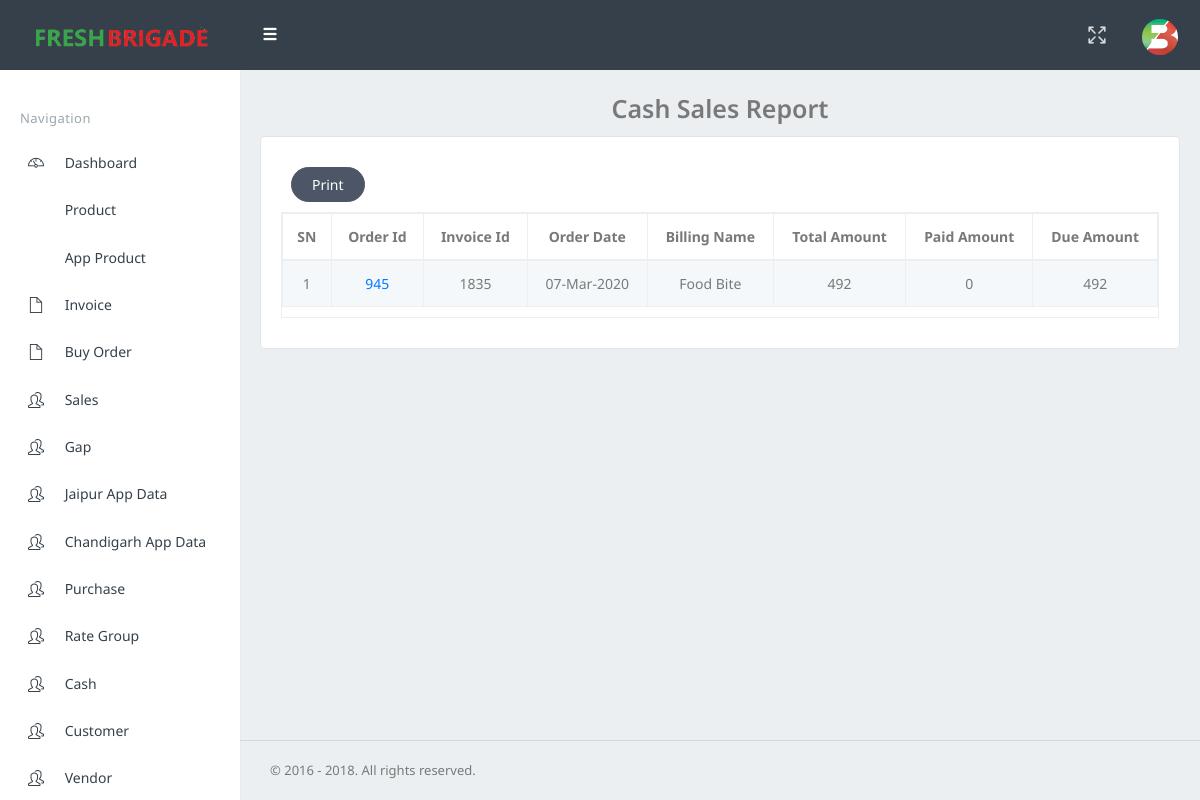
Page /sale-order-details.php?code=CUST1049 (signed in) on the committed database.
### tables this page shows
CREATE TABLE `order_info` (
  `sn` int(11) NOT NULL,
  `order_id` text NOT NULL,
  `cust_id` text NOT NULL,
  `billing_name` text NOT NULL,
  `order_status` text NOT NULL,
  `payment_method` text NOT NULL,
  `total_amount` text NOT NULL,
  `pending_amount` text NOT NULL,
  `paid_amount` text NOT NULL,
  `order_date` text NOT NULL
);

CREATE TABLE `bill_info` (
  `sn` int(11) NOT NULL,
  `invoice_id` text NOT NULL,
  `order_id` text NOT NULL,
  `billing_name` text NOT NULL,
  `order_date` text NOT NULL
);

### sale-order-details.php (the view, shortened to what this page needs)
<!DOCTYPE html>
<html>
    <?php
$custId=$_GET["code"];
include("common/connect.php");
$query2= mysqli_query($con,"SELECT order_info.order_id,order_info.cust_id,order_info.billing_name,order_info.total_amount,order_info.pending_amount,order_info.paid_amount,order_info.order_date ,bill_info.invoice_id FROM order_info
INNER JOIN bill_info ON  order_info.order_id=bill_info.order_id
 WHERE order_info.cust_id='$custId'
ORDER BY order_info.sn DESC");
    ?>
<head>
        <link href="assets/css/bootstrap.min.css" rel="stylesheet" type="text/css" />
        <link href="assets/css/icons.css" rel="stylesheet" type="text/css" />
        <link href="assets/css/style.css" rel="stylesheet" type="text/css" />
    </head>
    <body class="fixed-left">
        <div id="wrapper">
            <?php
                include("common/header.php");
            ?>
         <?php
                        include("common/sidebar.php");
                    ?>
            <div class="content-page">
                <div class="content">
                    <div class="container-fluid">
<div class="row" >
    									  <div class="col-lg-12" align="center" >
										 <label style="font-size:25px;">Cash Sales Report</label>
										 </div>
										 </div>
                                <div class="card-box">
                                 <div class="panel-footer"  > <button class="btn btn-inverse btn-rounded waves-effect waves-light" onClick=" PrintElem('wp--')" style="margin:10px;">Print</button> </div>
                                   <div class="row"  id="wp--">
                            <div class="col-sm-12">
                                    <div class="table table-bordered table-responsive" data-pattern="priority-columns">
                                    <table class="table table-striped add-edit-table" id="datatable-editable">
                                        <thead>
                                        <tr>
											<th style="text-align:center">SN </th>
                                            <th style="text-align:center">Order Id </th>
                                             <th style="text-align:center">Invoice Id </th>
                                             <th style="text-align:center">Order Date</th>
                                            <th style="text-align:center">Billing Name</th>
                                             <th  style="text-align:center">Total Amount </th>
                                             <th style="text-align:center">Paid Amount </th>
                                             <th style="text-align:center">Due Amount </th>
                                        </tr>
                                        </thead>
                                        <tbody>
                                            <tr>
                                            <?php
$i = 1;
while($b = mysqli_fetch_assoc($query2))
	  {
?>
<td align="center" ><?php echo $i; ?>   </td>
<td align="center" > <a href="order-cash.php?code=<?php echo $b['order_id']; ?>"><?php echo $b['order_id']; ?></a> </td>
<td align="center"> <?php echo $b['invoice_id'];; ?> </td>
<td align="center"> <?php echo $b['order_date']; ?> </td>
<td align="center"> <?php echo $b['billing_name']; ?> </td>
<td align="center"> <?php echo $b['total_amount']; ?> </td>
<td align="center"> <?php echo $b['paid_amount']; ?> </td>
<td align="center"> <?php echo $b['pending_amount']; ?> </td>
</tr>
<?php
$i++;
}
?>
                                        </tbody>
                                    </table>
                                        </div>
                                </div>
                            </div>
                        </div>
                    </div>
                </div>
                <footer class="footer text-right">
                    &copy; 2016 - 2018. All rights reserved.
                </footer>
            </div>
        </div>
    </body>
</html>

### rows in the picture
order_info: order "945", bill_info.invoice_id "1835", order_date "07-Mar-2020", billing_name "Food Bite", total_amount "492", paid_amount "0", pending_amount "492"
